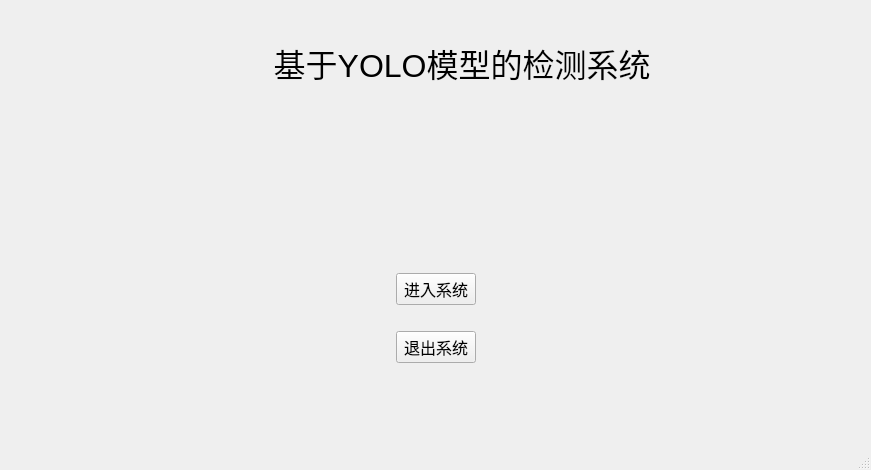
<?xml version="1.0" encoding="UTF-8"?>
<ui version="4.0">
 <class>Login_win</class>
 <widget class="QMainWindow" name="Login_win">
  <property name="geometry">
   <rect>
    <x>0</x>
    <y>0</y>
    <width>871</width>
    <height>470</height>
   </rect>
  </property>
  <property name="windowTitle">
   <string>YOLOv5识别检测系统</string>
  </property>
  <widget class="QWidget" name="centralwidget">
   <layout class="QGridLayout" name="gridLayout">
    <item row="1" column="1">
     <layout class="QVBoxLayout" name="verticalLayout">
      <item>
       <spacer name="verticalSpacer_4">
        <property name="orientation">
         <enum>Qt::Vertical</enum>
        </property>
        <property name="sizeHint" stdset="0">
         <size>
          <width>20</width>
          <height>30</height>
         </size>
        </property>
       </spacer>
      </item>
      <item>
       <widget class="QLabel" name="title_label">
        <property name="font">
         <font>
          <family>Microsoft YaHei UI</family>
          <pointsize>24</pointsize>
         </font>
        </property>
        <property name="text">
         <string>            基于YOLO模型的检测系统      </string>
        </property>
       </widget>
      </item>
      <item>
       <spacer name="verticalSpacer_3">
        <property name="orientation">
         <enum>Qt::Vertical</enum>
        </property>
        <property name="sizeHint" stdset="0">
         <size>
          <width>20</width>
          <height>80</height>
         </size>
        </property>
       </spacer>
      </item>
      <item>
       <spacer name="verticalSpacer">
        <property name="orientation">
         <enum>Qt::Vertical</enum>
        </property>
        <property name="sizeHint" stdset="0">
         <size>
          <width>20</width>
          <height>100</height>
         </size>
        </property>
       </spacer>
      </item>
      <item>
       <layout class="QHBoxLayout" name="horizontalLayout_2">
        <item>
         <spacer name="horizontalSpacer_6">
          <property name="orientation">
           <enum>Qt::Horizontal</enum>
          </property>
          <property name="sizeHint" stdset="0">
           <size>
            <width>35</width>
            <height>21</height>
           </size>
          </property>
         </spacer>
        </item>
        <item>
         <widget class="QPushButton" name="btn_login">
          <property name="font">
           <font>
            <family>黑体</family>
            <pointsize>12</pointsize>
           </font>
          </property>
          <property name="text">
           <string>进入系统</string>
          </property>
         </widget>
        </item>
        <item>
         <spacer name="horizontalSpacer_2">
          <property name="orientation">
           <enum>Qt::Horizontal</enum>
          </property>
          <property name="sizeHint" stdset="0">
           <size>
            <width>34</width>
            <height>21</height>
           </size>
          </property>
         </spacer>
        </item>
       </layout>
      </item>
      <item>
       <widget class="QLabel" name="bg_img_label">
        <property name="enabled">
         <bool>true</bool>
        </property>
        <property name="text">
         <string/>
        </property>
        <property name="alignment">
         <set>Qt::AlignJustify|Qt::AlignVCenter</set>
        </property>
       </widget>
      </item>
      <item>
       <layout class="QHBoxLayout" name="horizontalLayout">
        <item>
         <spacer name="horizontalSpacer_4">
          <property name="orientation">
           <enum>Qt::Horizontal</enum>
          </property>
          <property name="sizeHint" stdset="0">
           <size>
            <width>40</width>
            <height>20</height>
           </size>
          </property>
         </spacer>
        </item>
        <item>
         <widget class="QPushButton" name="btn_exit">
          <property name="font">
           <font>
            <family>黑体</family>
            <pointsize>12</pointsize>
           </font>
          </property>
          <property name="text">
           <string>退出系统</string>
          </property>
         </widget>
        </item>
        <item>
         <spacer name="horizontalSpacer_3">
          <property name="orientation">
           <enum>Qt::Horizontal</enum>
          </property>
          <property name="sizeHint" stdset="0">
           <size>
            <width>40</width>
            <height>20</height>
           </size>
          </property>
         </spacer>
        </item>
       </layout>
      </item>
     </layout>
    </item>
    <item row="2" column="1">
     <spacer name="verticalSpacer_2">
      <property name="orientation">
       <enum>Qt::Vertical</enum>
      </property>
      <property name="sizeHint" stdset="0">
       <size>
        <width>20</width>
        <height>30</height>
       </size>
      </property>
     </spacer>
    </item>
    <item row="1" column="2">
     <spacer name="horizontalSpacer_5">
      <property name="orientation">
       <enum>Qt::Horizontal</enum>
      </property>
      <property name="sizeHint" stdset="0">
       <size>
        <width>40</width>
        <height>20</height>
       </size>
      </property>
     </spacer>
    </item>
    <item row="1" column="0">
     <spacer name="horizontalSpacer">
      <property name="orientation">
       <enum>Qt::Horizontal</enum>
      </property>
      <property name="sizeHint" stdset="0">
       <size>
        <width>40</width>
        <height>20</height>
       </size>
      </property>
     </spacer>
    </item>
   </layout>
  </widget>
  <widget class="QMenuBar" name="menubar">
   <property name="geometry">
    <rect>
     <x>0</x>
     <y>0</y>
     <width>871</width>
     <height>23</height>
    </rect>
   </property>
  </widget>
  <widget class="QStatusBar" name="statusbar"/>
 </widget>
 <resources/>
 <connections/>
</ui>
